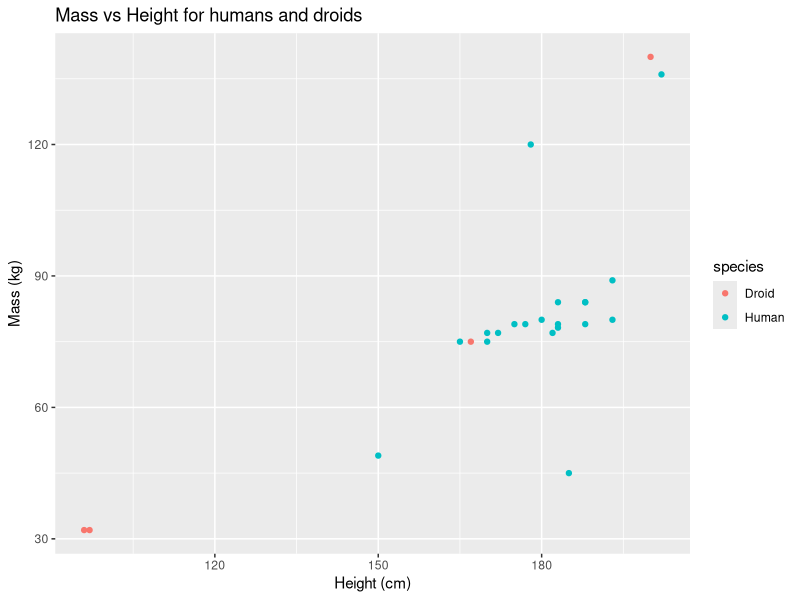

Here is the R script that generated this plot:
#SAS to R - Introduction Course
#Introduction - Visualizing Data
#ProCogia - Higher Intelligence. Deeper Insights. Smarter Decisions.
#joseph@procogia.com

#add library reference for dataset
library(tidyverse)

#load star wars dataset
data("starwars")


#use filter to subset dataset to just humans and droids
human_droid <- starwars %>%
  filter(species %in% c("Human", "Droid")) %>%
  drop_na(height, mass) #drop rows with missing height or mass 


#first specify dataset and x/y variables 
#tell ggplot to make a scatter plot using geom_point()
#add in titles and axis labels 
starwars_plot <- ggplot(data=human_droid, aes(x=height, y=mass))+
  geom_point(aes(color=species)) +
  ggtitle("Mass vs Height for humans and droids") +
  xlab("Height (cm)") + ylab("Mass (kg)")

#output
starwars_plot


